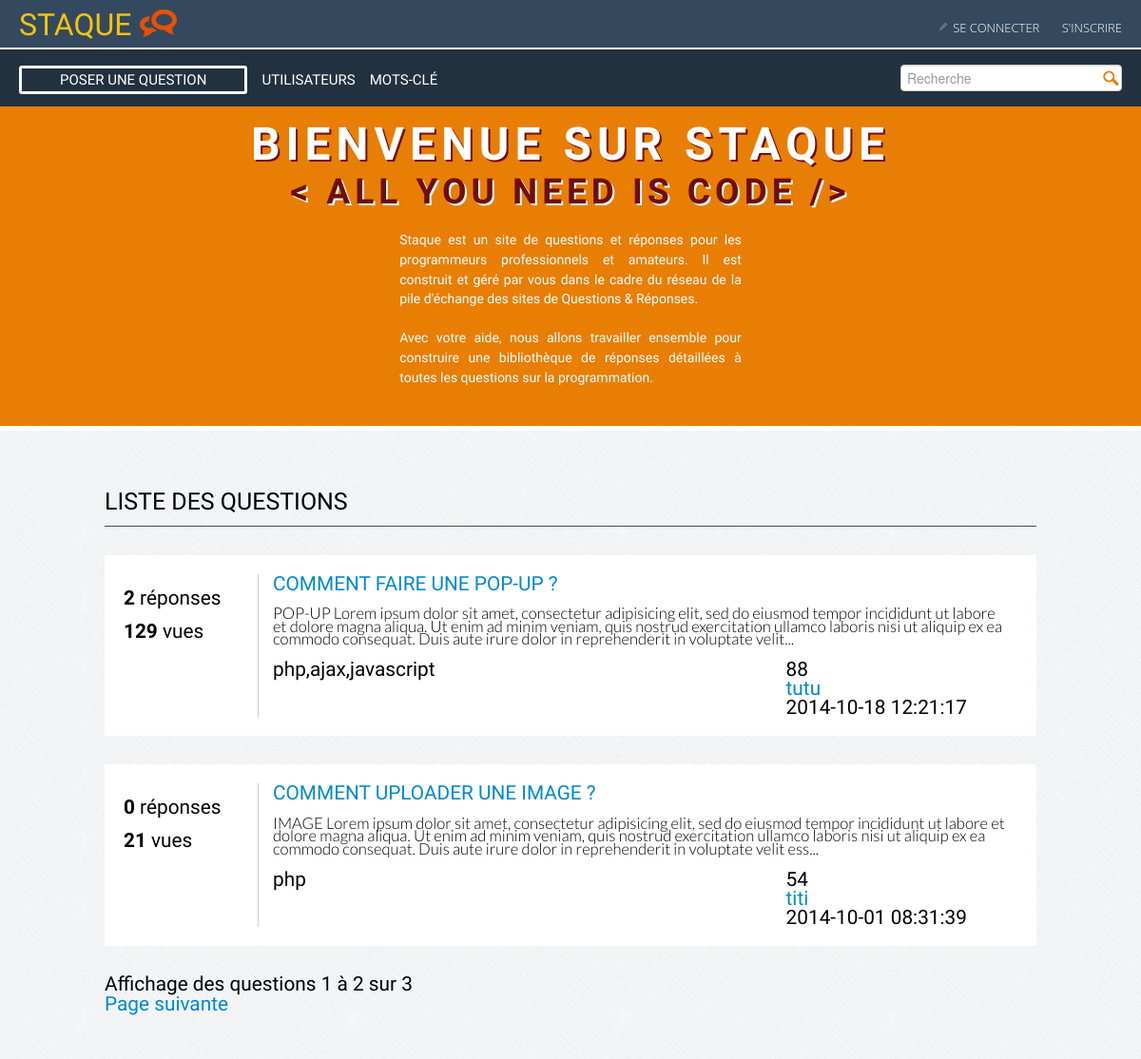
Before: / with the older database file.
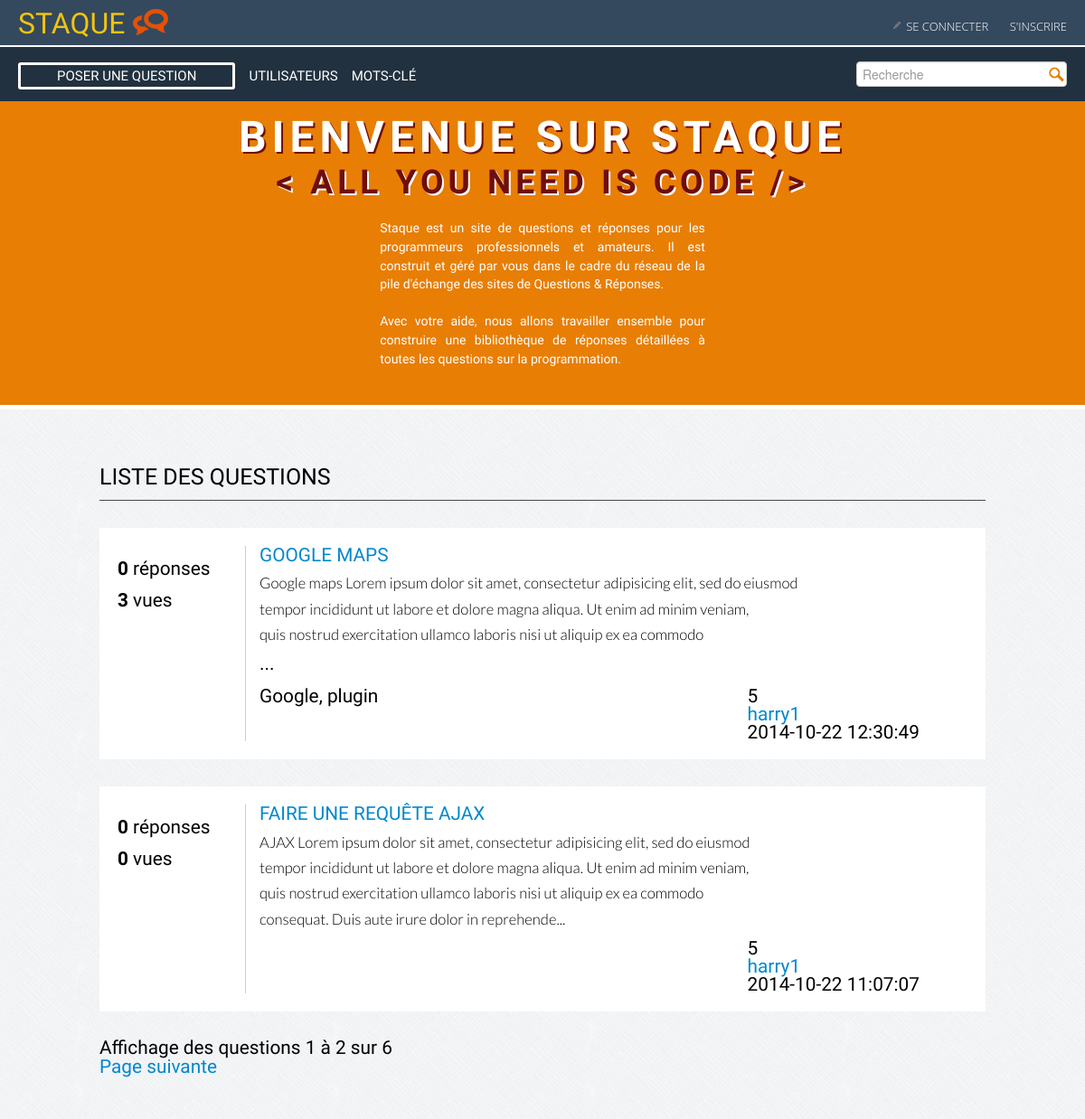
After: the same page with the newer database file.
### tables this page shows
CREATE TABLE IF NOT EXISTS `question` (
  `id` int(11) NOT NULL AUTO_INCREMENT,
  `title` varchar(250) NOT NULL,
  `content` text NOT NULL,
  `tags` varchar(255) NOT NULL,
  `user_id` int(11) NOT NULL,
  `dateCreated` datetime NOT NULL,
  `dateModified` datetime NOT NULL,
  `vues` int(11) NOT NULL,
  `points` int(11) NOT NULL,
  PRIMARY KEY (`id`)
);

CREATE TABLE IF NOT EXISTS `user` (
  `id` int(11) NOT NULL AUTO_INCREMENT,
  `name` varchar(50) NOT NULL,
  `image` varchar(150) NOT NULL,
  `pseudo` varchar(100) NOT NULL,
  `mail` varchar(150) NOT NULL,
  `password` varchar(255) NOT NULL,
  `salt` varbinary(256) NOT NULL,
  `token` varchar(50) NOT NULL,
  `birthday` date NOT NULL,
  `job` varchar(150) NOT NULL,
  `location` varchar(100) NOT NULL,
  `lang` varchar(100) NOT NULL,
  `score` int(10) NOT NULL,
  `vote` int(10) NOT NULL,
  `websites` varchar(150) NOT NULL,
  `dateRegistred` date NOT NULL,
  `dateModified` date NOT NULL,
  `dateConnected` datetime NOT NULL,
  PRIMARY KEY (`id`)
);

### functions.php (called while the page is built, shortened)
<?php
	function nbRep($id){
	global $dbh;
	$sql = "SELECT COUNT(*) FROM answer
					JOIN question ON question_id=question.id
					WHERE question.id=:id";
				$stmt = $dbh->prepare($sql);
				$stmt->bindValue(":id",$id);
				$stmt->execute();
				$nbAnswers = $stmt->fetchColumn();
				return $nbAnswers;
	}

### question_list.php (the view, shortened to what this page needs)
 <?php
	$numPerPage= 2;
	$page = 1;
	$direction = "DESC";
	$offset = ($page-1)*$numPerPage;
	$sql = "SELECT question.id,title,score,dateCreated,pseudo,tags,	content,vues
			FROM question LEFT JOIN user ON question.user_id=user.id
			ORDER BY question.id $direction LIMIT :offset,$numPerPage";
			$stmt = $dbh->prepare($sql);
			$stmt->bindValue(":offset", ($page-1)*2, PDO::PARAM_INT);
			$stmt->execute();
			$questions = $stmt->fetchAll();
			$sql = "SELECT COUNT(*) FROM question";
			$stmt = $dbh->prepare($sql);
			$stmt->execute();
			$totalNumber = $stmt->fetchColumn();
			$totalPages = ceil($totalNumber / $numPerPage);
?>
<section class="container topQuestion">
	<h2>Liste des Questions</h2>
	<?php foreach ($questions as $question){ $nbAnswers=nbRep($question['id']);?>
	<div class="topQuestionWrap">
		<div class="clearboth colLeft">
			<ul class="compteurs">
				<li><strong><?php echo $nbAnswers;?></strong> réponses</li>
				<li><strong><?= $question['vues'];?></strong> vues</li>
			</ul>
		</div>
		<div class="colRight question">
			<h3>
				<a href="detail_question.php?id=<?= $question['id'];?>"  class="lien_question" id="<?= $question['id'];?>" title=""><?php echo $question['title']; ?></a>
			</h3>
			<p><?php echo substr($question['content'],0,300)."..."; ?></p>
			<div class="tags">
				<?= $question['tags'];?>
			</div>
			<div class="user">
				<ul>
					<li class="score"><?= $question['score'];?></a></li>
					<li><a href="account.php?id=<?= $question['id'];?>"  class="lien_user" title=""><?= $question['pseudo'];?></a></li>
					<li><?= $question['dateCreated'];?></a></li>
				</ul>
			</div>
		</div>
	</div>
	<?php } ?>
	<p>Affichage des questions <?php echo $offset+1; ?> à <?php echo $offset+$numPerPage; ?> sur <?php echo $totalNumber; ?><p>
	<?php if($page < $totalPages ) { ?>
		<a href="index.php?dir=<?php echo strtolower($direction); ?>&page=<?php echo $page + 1; ?>">Page suivante</a>
	<?php } ?>
</section>

Changed rows visible on the page:
no longer on this page (row edited): question: nbAnswers "2", vues "129", title "COMMENT FAIRE UNE POP-UP ?", content "POP-UP Lorem ipsum dolor sit amet, consectetur adipisicing elit, sed do eiusmod tempor incididunt ut labore et dolore magna aliqua. Ut enim ad minim veniam, quis nostrud exercitation ullamco laboris nisi ut aliquip ex ea commodo consequat. Duis aute irure dolor in reprehenderit in voluptate velit", tags "php,ajax,javascript", user.score "88", user.pseudo "tutu", dateCreated "2014-10-18 12:21:17"
no longer on this page (row edited): question: nbAnswers "0", vues "21", title "COMMENT UPLOADER UNE IMAGE ?", content "IMAGE Lorem ipsum dolor sit amet, consectetur adipisicing elit, sed do eiusmod tempor incididunt ut labore et dolore magna aliqua. Ut enim ad minim veniam, quis nostrud exercitation ullamco laboris nisi ut aliquip ex ea commodo consequat. Duis aute irure dolor in reprehenderit in voluptate velit ess", tags "php", user.score "54", user.pseudo "titi", dateCreated "2014-10-01 08:31:39"
added question: nbAnswers "0", vues "3", title "GOOGLE MAPS", content "Google maps Lorem ipsum dolor sit amet, consectetur adipisicing elit, sed do eiusmod tempor incididunt ut labore et dolore magna aliqua. Ut enim ad minim veniam, quis nostrud exercitation ullamco laboris nisi ut aliquip ex ea commodo", tags "Google, plugin", user.score "5", user.pseudo "harry1", dateCreated "2014-10-22 12:30:49"
added question: nbAnswers "0", vues "0", title "FAIRE UNE REQUÊTE AJAX", content "AJAX Lorem ipsum dolor sit amet, consectetur adipisicing elit, sed do eiusmod tempor incididunt ut labore et dolore magna aliqua. Ut enim ad minim veniam, quis nostrud exercitation ullamco laboris nisi ut aliquip ex ea commodo consequat. Duis aute irure dolor in reprehende", user.score "5", user.pseudo "harry1", dateCreated "2014-10-22 11:07:07"
Other visible differences:
$totalNumber: "3" → "6"
